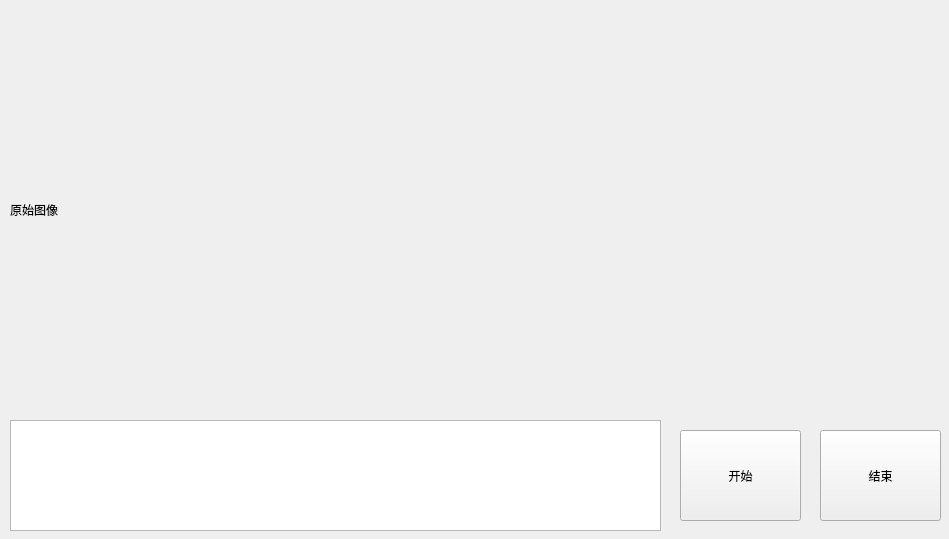
<?xml version="1.0" encoding="UTF-8"?>
<ui version="4.0">
 <class>Widget</class>
 <widget class="QWidget" name="Widget">
  <property name="geometry">
   <rect>
    <x>0</x>
    <y>0</y>
    <width>949</width>
    <height>539</height>
   </rect>
  </property>
  <property name="windowTitle">
   <string>反光贴检测软件V1.0</string>
  </property>
  <widget class="QPushButton" name="pushButton">
   <property name="geometry">
    <rect>
     <x>680</x>
     <y>430</y>
     <width>121</width>
     <height>91</height>
    </rect>
   </property>
   <property name="text">
    <string>开始</string>
   </property>
  </widget>
  <widget class="QLabel" name="label">
   <property name="geometry">
    <rect>
     <x>10</x>
     <y>10</y>
     <width>640</width>
     <height>400</height>
    </rect>
   </property>
   <property name="text">
    <string>原始图像</string>
   </property>
  </widget>
  <widget class="QTextBrowser" name="textBrowser">
   <property name="geometry">
    <rect>
     <x>10</x>
     <y>420</y>
     <width>651</width>
     <height>111</height>
    </rect>
   </property>
  </widget>
  <widget class="QPushButton" name="pushButton_2">
   <property name="geometry">
    <rect>
     <x>820</x>
     <y>430</y>
     <width>121</width>
     <height>91</height>
    </rect>
   </property>
   <property name="text">
    <string>结束</string>
   </property>
  </widget>
 </widget>
 <layoutdefault spacing="6" margin="11"/>
 <resources/>
 <connections>
  <connection>
   <sender>pushButton</sender>
   <signal>clicked()</signal>
   <receiver>Widget</receiver>
   <slot>on_pushButton_1_clicked()</slot>
   <hints>
    <hint type="sourcelabel">
     <x>1213</x>
     <y>633</y>
    </hint>
    <hint type="destinationlabel">
     <x>1069</x>
     <y>602</y>
    </hint>
   </hints>
  </connection>
  <connection>
   <sender>pushButton_2</sender>
   <signal>clicked()</signal>
   <receiver>Widget</receiver>
   <slot>button2_clicked()</slot>
   <hints>
    <hint type="sourcelabel">
     <x>1193</x>
     <y>730</y>
    </hint>
    <hint type="destinationlabel">
     <x>1005</x>
     <y>714</y>
    </hint>
   </hints>
  </connection>
 </connections>
 <slots>
  <slot>on_pushButton_1_clicked()</slot>
  <slot>button2_clicked()</slot>
 </slots>
</ui>
